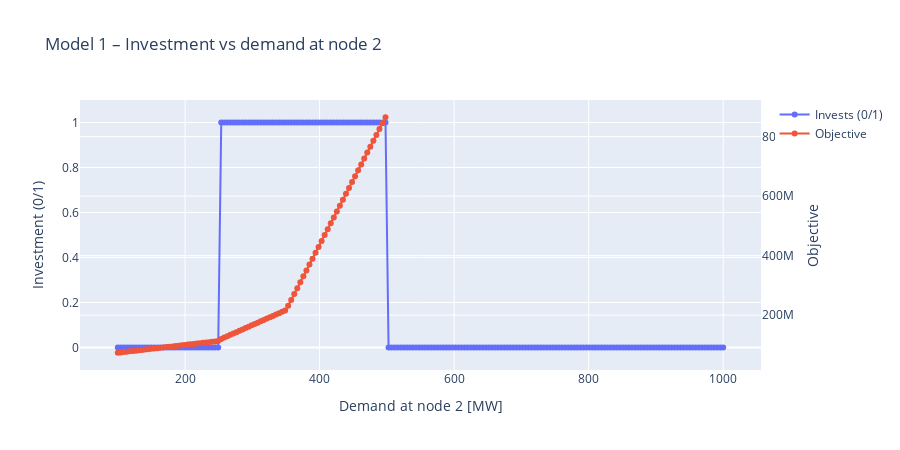

Notebook code cell kept with this figure:
### Code cell
# Esempio: scan over load at node 2 in Model 1
data_M1 = NetworkData()

load_values = list(np.linspace(100, 1000, 200))  # da 100 a 1000 MW

scan_M1 = scan_load_threshold_model1(data_M1, node=2, load_values=load_values)

# finds where to invest
threshold_M1 = None
for r in scan_M1:
    if r["invests"]:
        threshold_M1 = r["value"]
        break

print("Model 1 – first load value where investment occurs at node 2:", threshold_M1)

fig_M1 = plot_investment_scan(
    scan_M1,
    xlabel="Demand at node 2 [MW]",
    title="Model 1 – Investment vs demand at node 2",
)
fig_M1.show()

### Figure 1 — Plotly figure (JSON) as saved in the notebook; plotly's stock layout.template omitted (floating-point values rounded to 4 significant figures; data arrays with more than 128 entries replaced by an {"elided": "..."} marker saying what was removed)
{"data": [{"mode": "lines+markers", "name": "Invests (0/1)", "type": "scatter", "x": {"elided": "200 float values"}, "y": {"elided": "200 int values"}, "yaxis": "y"}, {"mode": "lines+markers", "name": "Objective", "type": "scatter", "x": {"elided": "200 float values"}, "y": {"elided": "200 float values"}, "yaxis": "y2"}], "layout": {"height": 450, "title": {"text": "Model 1 – Investment vs demand at node 2"}, "xaxis": {"title": {"text": "Demand at node 2 [MW]"}}, "yaxis": {"range": [-0.1, 1.1], "title": {"text": "Investment (0/1)"}}, "yaxis2": {"overlaying": "y", "side": "right", "title": {"text": "Objective"}}}}
